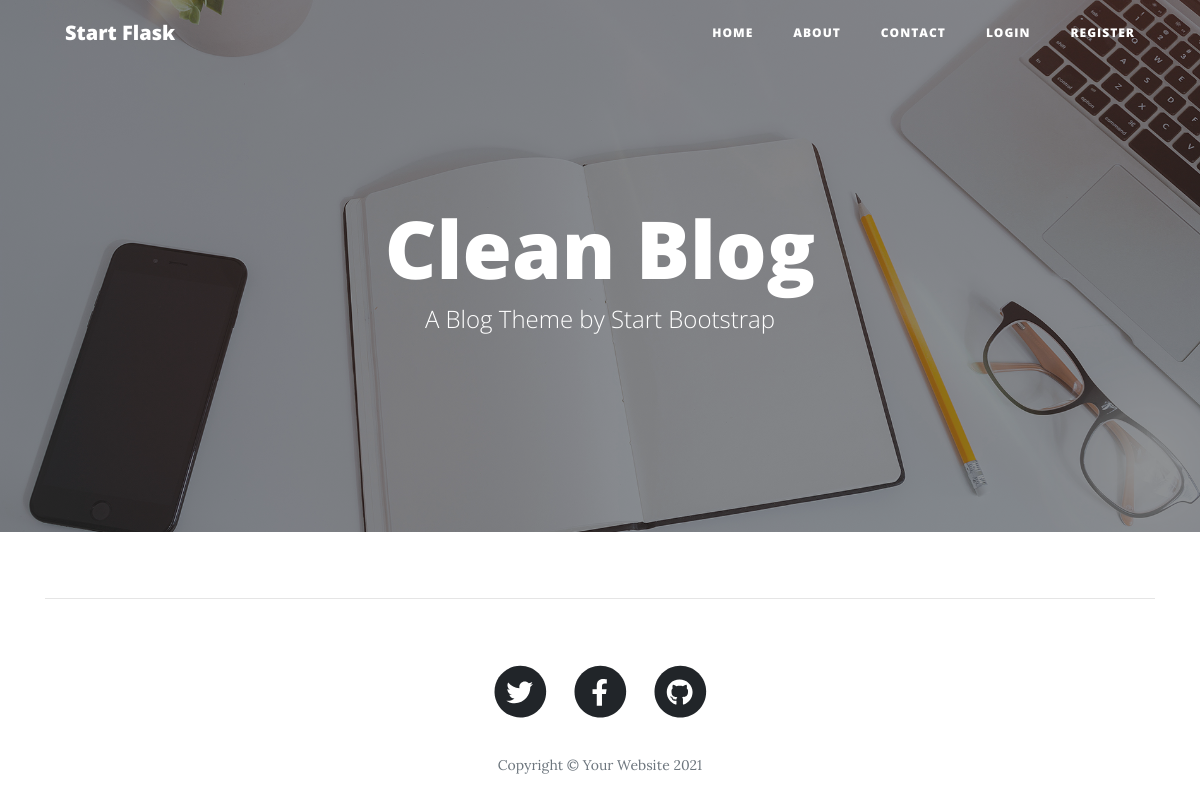
The app's page /home, older data.
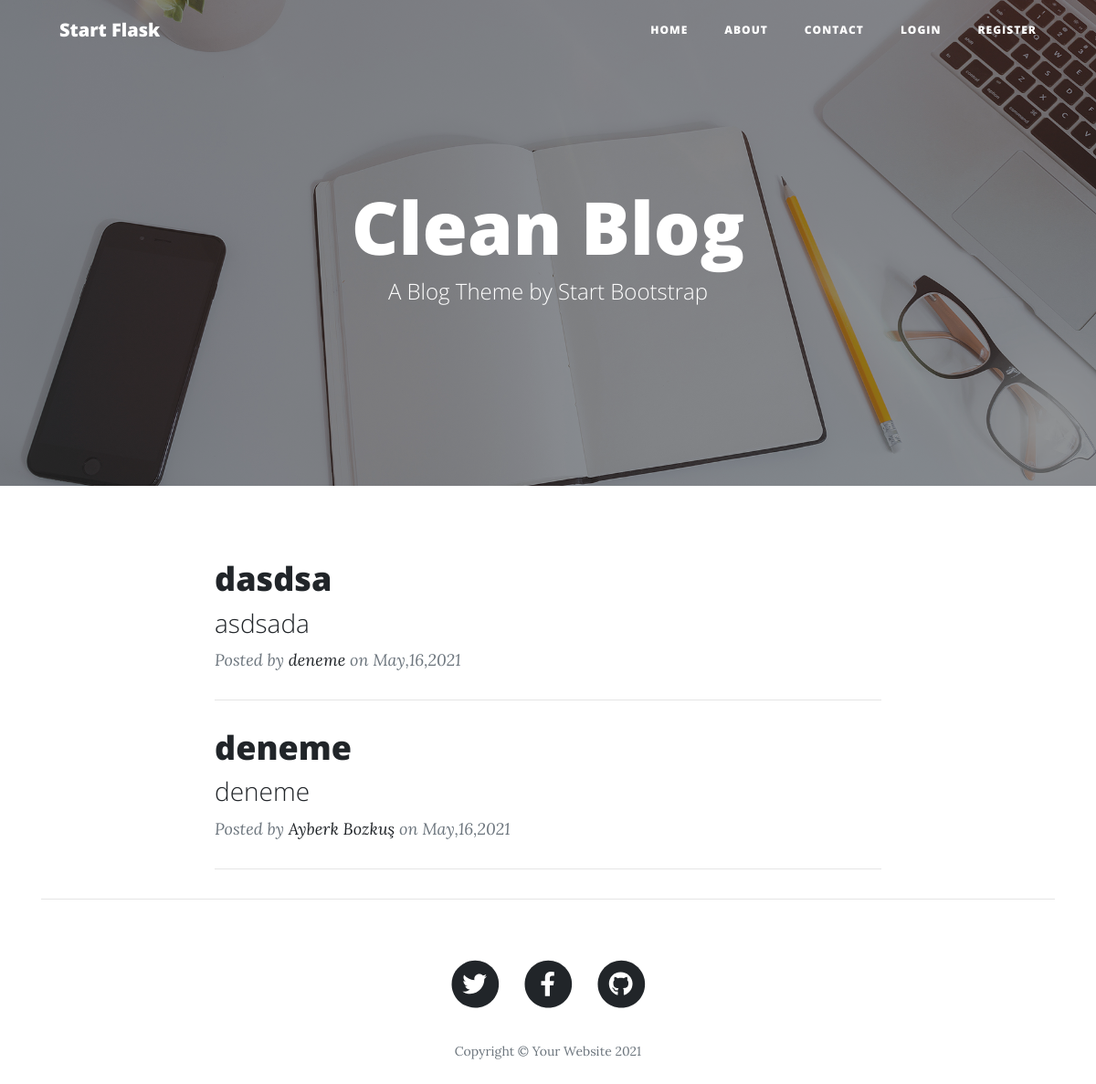
The same page, newer data.
### CleanBlog/models.py (models this page shows, shortened)
class Post(db.Model):
    id = db.Column(db.Integer, primary_key = True)
    title = db.Column(db.String, nullable=False)
    subtitle = db.Column(db.String, nullable=False)
    post_date = db.Column(db.DateTime, nullable=False, default = datetime.now) # ().strftime('%Y-%m-%d')
    post_text = db.Column(db.Text, nullable=False)
    user_id = db.Column(db.Integer, db.ForeignKey('user.id'), nullable=False)

class User(db.Model, UserMixin):
    id = db.Column(db.Integer, primary_key = True)
    name = db.Column(db.String, nullable=False)
    email = db.Column(db.String, unique=True, nullable=False)
    password = db.Column(db.String, nullable=False)
    posts = db.relationship('Post', backref = 'user', lazy= True)

### CleanBlog/routes.py (the view)
@app.route("/")
@app.route("/home")
def index():
    page = request.args.get('page',1, type=int)
    posts = Post.query.order_by(Post.id.desc()).paginate(page=page, per_page=3)
    next_url = url_for('index',page=posts.next_num) if posts.has_next else None
    prev_url = url_for('index',page=posts.prev_num) if posts.has_prev else None
    return render_template('index.html', title = 'HOME',posts = posts, next_url=next_url, prev_url=prev_url)

### CleanBlog/templates/index.html (shortened to what this page needs)
{% extends 'base.html' %}
{% block content %}
        <header class="masthead" style='background-image: url(" {{ url_for('static', filename='assets/img/home-bg.jpg') }} ")'>
            <div class="overlay"></div>
            <div class="container">
                <div class="row">
                    <div class="col-lg-8 col-md-10 mx-auto">
                        <div class="site-heading">
                            <h1>Clean Blog</h1>
                            <span class="subheading">A Blog Theme by Start Bootstrap</span>
                        </div>
                    </div>
                </div>
            </div>
        </header>
        <div class="container">
            <div class="row">
                <div class="col-lg-8 col-md-10 mx-auto">
                    {% for post in posts.items %}
                    <div class="post-preview">
                        <a href="{{ url_for('post',post_id=post.id) }}">
                            <h2 class="post-title"> {{ post.title }} </h2>
                            <h3 class="post-subtitle"> {{ post.subtitle }} </h3>
                        </a>
                        <p class="post-meta">
                            Posted by
                            <a href="#!"> {{ post.user.name }} </a>
                            on {{ post.post_date.strftime('%B,%d,%Y') }}
                        </p>
                    </div>
                    <hr />
                    {% endfor %}
            </div>
        </div>
        <hr />
{% endblock %}

### CleanBlog/templates/base.html (shortened to what this page needs)
<!DOCTYPE html>
<html lang="en">
    <head>
        <link href="{{ url_for('static', filename ='css/styles.css') }}" rel="stylesheet" />
    </head>
    <body>
        <nav class="navbar navbar-expand-lg navbar-light fixed-top" id="mainNav">
            <div class="container">
                <a class="navbar-brand" href="{{ url_for('index') }}">Start Flask</a>
                <div class="collapse navbar-collapse" id="navbarResponsive">
                    <ul class="navbar-nav ml-auto">
                        <li class="nav-item"><a class="nav-link" href="{{ url_for('index') }}">Home</a></li>
                        <li class="nav-item"><a class="nav-link" href="{{ url_for('about') }}">About</a></li>
                        <li class="nav-item"><a class="nav-link" href="{{ url_for('contact') }}">Contact</a></li>
                        {% if current_user.is_authenticated %}
                        <li class="nav-item"><a class="nav-link" href="{{ url_for('new_post') }}">Add Post</a></li>
                        <li class="nav-item"><a class="nav-link" href="{{ url_for('logout') }}">Logout</a></li>
                        {% else %}
                        <li class="nav-item"><a class="nav-link" href="{{ url_for('login') }}">Login</a></li>
                        <li class="nav-item"><a class="nav-link" href="{{ url_for('register') }}">Register</a></li>
                        {% endif %}
                    </ul>
                </div>
            </div>
        </nav>
        {% block content %}
        {% endblock %}
        <footer>
            <div class="container">
                <div class="row">
                    <div class="col-lg-8 col-md-10 mx-auto">
                        <ul class="list-inline text-center">
                            <li class="list-inline-item">
                                <a href="#!">
                                    <span class="fa-stack fa-lg">
                                        <i class="fas fa-circle fa-stack-2x"></i>
                                        <i class="fab fa-twitter fa-stack-1x fa-inverse"></i>
                                    </span>
                                </a>
                            </li>
                            <li class="list-inline-item">
                                <a href="#!">
                                    <span class="fa-stack fa-lg">
                                        <i class="fas fa-circle fa-stack-2x"></i>
                                        <i class="fab fa-facebook-f fa-stack-1x fa-inverse"></i>
                                    </span>
                                </a>
                            </li>
                            <li class="list-inline-item">
                                <a href="#!">
                                    <span class="fa-stack fa-lg">
                                        <i class="fas fa-circle fa-stack-2x"></i>
                                        <i class="fab fa-github fa-stack-1x fa-inverse"></i>
                                    </span>
                                </a>
                            </li>
                        </ul>
                        <p class="copyright text-muted">Copyright &copy; Your Website 2021</p>
                    </div>
                </div>
            </div>
        </footer>
    </body>
</html>

Row changes from the older to the newer data that the page shows:
added Post: title "dasdsa", subtitle "asdsada", user.name "deneme", post_date "May,16,2021"
added Post: title "deneme", subtitle "deneme", user.name "Ayberk Bozkuş", post_date "May,16,2021"
